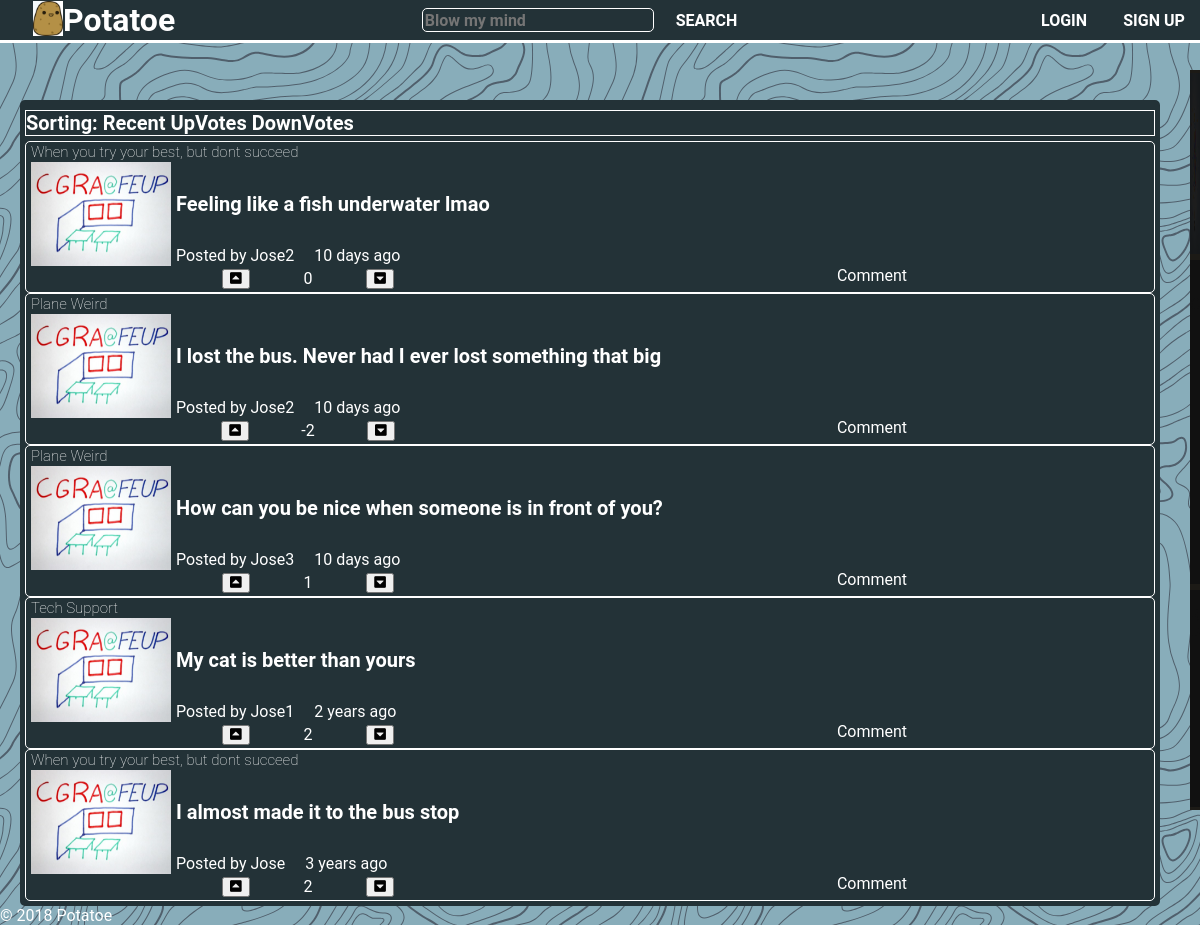
The page /pages/homepage.php on the database its author committed.
### tables this page shows
CREATE TABLE Channel (
	id	 	INTEGER PRIMARY KEY
			AUTOINCREMENT,
	name	TEXT
);

CREATE TABLE User (
	id			INTEGER PRIMARY KEY
				AUTOINCREMENT,
	username	TEXT UNIQUE,
	password 	TEXT,
	fullname	TEXT,
	email 		TEXT,
	bio			TEXT,
	url 		VARCHAR
);

CREATE TABLE Story (
	id			INTEGER PRIMARY KEY
				AUTOINCREMENT,
	id_user		INTEGER REFERENCES User(id)
				NOT NULL,
	id_channel 	INTEGER REFERENCES Channel(id)
				NOT NULL,
	title 		TEXT,
	content 	TEXT,
	date_posted DATETIME,
	url			TEXT,
	n_upvotes 	INTEGER,
	n_downvotes INTEGER
);

### pages/homepage.php (called while the page is built, shortened)
<?php
    include_once(ABSPATH . '/database/db_stories.php');
    switch ($_GET['sort']) {
        default:
            $stories = get_all_stories();
            break;
    }
    include(ABSPATH . '/templates/common/header.php');
    include(ABSPATH . '/templates/tpl_list_stories.php');
    include(ABSPATH . '/templates/common/aside.php');
    include(ABSPATH . '/templates/common/footer.php');
?>

### database/db_stories.php (called while the page is built, shortened)
<?php
    function get_all_stories(){
        $db = Database::instance()->db();
        $stmt = $db->prepare('  SELECT Story.id AS id, Story.url AS url, name, username, title, date_posted
                                FROM Story, Channel, User
                                WHERE ((Story.id_channel = Channel.id) AND (Story.id_user = User.id))
                                ORDER BY Story.date_posted DESC;'
                            );
        $stmt->execute();
        return $stmt->fetchAll();
    };
    function get_story_upvotes($id_story) {
        $db = Database::instance()->db();
        $stmt = $db->prepare('SELECT n_upvotes FROM Story WHERE id = ?;');
        $stmt->execute(array($id_story));
        return $stmt->fetch();
    }
    function get_story_downvotes($id_story) {
        $db = Database::instance()->db();
        $stmt = $db->prepare('SELECT n_downvotes FROM Story WHERE id = ?;');
        $stmt->execute(array($id_story));
        return $stmt->fetch();
    }
?>

### templates/tpl_list_stories.php (the view, shortened to what this page needs)
<section id="stories">
    <div class="sorting">
        Sorting:
        <a href="../pages/homepage.php?sort=recent">Recent</a>
        <a href="../pages/homepage.php?sort=upvotes">UpVotes</a>
        <a href="../pages/homepage.php?sort=downvotes">DownVotes</a>
    </div>
    <?php foreach($stories as $story) { ?>
        <article id=<?=$story['id']?>>
            <header class="channel">
                <span><?=$story['name']?></span>
            </header>
            <div class="story_content">
                <div class="story_image">
                    <img src="../post_images/board.png" alt="Image">
                </div>
                <div class="story_text">
                    <div class="story_title">
                        <a href="../pages/story.php?id=<?=$story['id']?>"><?=htmlspecialchars($story['title'])?></a>
                    </div>
                    <div class="story_details">
                        <span id="user">Posted by <?= htmlspecialchars($story['username']) ?></span>
                        <span id="date">
                            <?php   $time = strtotime($story['date_posted']);
                                    $dbDate = new DateTime($story['date_posted']);
                                    $currDate = new DateTime();
                                    $interval = $currDate->diff($dbDate);
                                    if($interval->y > 0)
                                        $display_time = $interval->y. " years";
                                    else if($interval->m > 0)
                                        $display_time = $interval->m. " months";
                                    else if($interval->d > 0)
                                        $display_time = $interval->d. " days";
                            ?>
                            <?= $display_time. " ago" ?>
                        </span>
                    </div>
                </div>
            </div>
            <footer class="story_footer">
                <span id="vote">
                        <button type="submit" name="upvote" onclick="vote(<?=$story['id']?>, 1)" ><i class="fas fa-caret-square-up"></i></button>
                        <span class="vote_points_number">
                            <?php   $upvotes = get_story_upvotes($story['id']);
                            $downvotes = get_story_downvotes($story['id']); ?>
                            <?=intval($upvotes['n_upvotes']) -  intval($downvotes['n_downvotes'])?>
                        </span>
                        <button type="submit" name="downvote" onclick="vote(<?=$story['id']?>, -1)" ><i class="fas fa-caret-square-down"></i></button>
                </span>
                <span id="comment"><a class="comments" href="story.php?id=<?=$story['id']?>#comments">Comment</a></span>
            </footer>
        </article>
    <?php } ?>
</section>

### css/layout.css (style rules this page uses)
body { margin: 0; width: auto !important; min-width: 650px; }
.content > section { width:100%; }
#stories { margin-right: 40px; margin-left: 20px; }
#stories > article { display:flex; flex-direction: column; height: 150px; align-items: stretch; justify-content: center; }
#stories > article > header > * { flex: 1 1 auto; align-items: center; justify-content: center; margin: 5px; }
#stories > article > header { height: 10%; margin-bottom: 5px }
#stories > article > footer { height: 20%; }
#stories > article > .story_content { height: 80%; display:flex; justify-content: space-around; align-items: center; flex-direction: row; }
#stories > article > .story_content > .story_image { flex: 0 0 140px; height:100%; margin: 5px; }
#stories > article > .story_content > .story_image > img { width:100%; height:100%; }
#stories > article > .story_content > .story_text { width: 100%; height:100%; display:flex; flex-direction: column; justify-content: space-around; align-items: center; }
#stories > article > .story_content > .story_text > .story_title { width: 100%; height:80%; display: flex; align-items: center; }
#stories > article > .story_content > .story_text > .story_title > a { width: 100%; }
#stories > article > .story_content > .story_text > .story_details { width: 100%; height:20%; display:flex; flex-direction: row; justify-content: flex-start; align-items: center; }
#stories > article > .story_content > .story_text > .story_details > #date { margin-left: 20px; }
#stories > article > footer { display: flex; flex-direction: row; justify-content: space-around; align-items: center; }
#stories > article > footer > #vote { display: flex; flex-direction: row; justify-content: space-around; align-items: center; width: 20%; }
#stories > article > footer > #vote > * { display: flex; flex-direction: row; justify-content: space-around; align-items: center; }
#stories > article > footer > #comment { width: 20%; height: 100%; }
#stories > article > footer > #comment { height: 100%; display: flex; flex-direction: column; justify-content: space-around; align-items: center; }
#stories > article > footer > #comment > a { height: 100%; }

### rows shown on the page
channel: name "When you try your best, but dont succeed", title "Feeling like a fish underwater lmao", user.username "Jose2", story.n_upvotes "0", title "I almost made it to the bus stop", user.username "Jose", story.n_upvotes "2"
channel: name "Plane Weird", title "I lost the bus. Never had I ever lost something that big", user.username "Jose2", story.n_upvotes+n_downvotes "-2", title "How can you be nice when someone is in front of you?", user.username "Jose3", story.n_upvotes "1"
channel: name "Tech Support", title "My cat is better than yours", user.username "Jose1", story.n_upvotes+n_downvotes "2"
